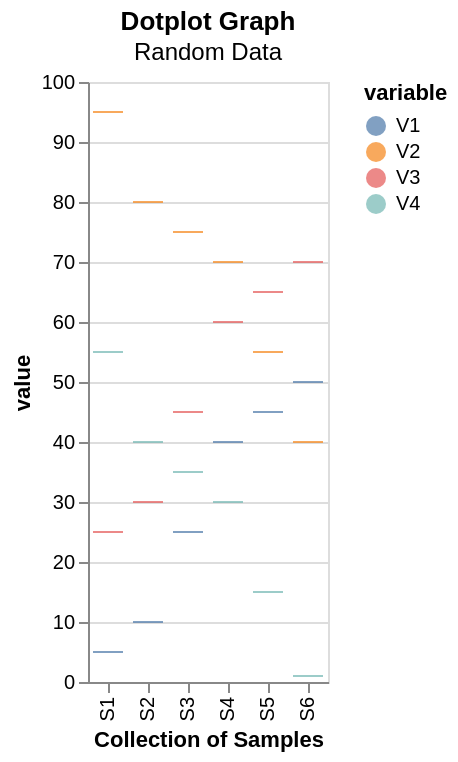

Here is the Vega-Lite specification saved for this chart:
### Vega-Lite specification from a JSON file in a GitHub repository (floating-point values rounded to 4 significant figures)
{"$schema": "https://vega.github.io/schema/vega-lite/v5.json", "mark": "tick", "title": {"text": "Dotplot Graph", "subtitle": "Random Data"}, "data": {"values": [{"sample": "S1", "variable": "V1", "value": 5, "Factor1": "Lev : 1", "Factor2": "Lev : A", "Factor3": "Lev : X", "Factor4": 5, "Factor5": 8, "Factor6": 10, "Annt1": "Desc : 1", "Annt2": "Desc : A", "Annt3": "Desc : X", "Annt4": 5, "Annt5": 8, "Annt6": 10}, {"sample": "S2", "variable": "V1", "value": 10, "Factor1": "Lev : 2", "Factor2": "Lev : B", "Factor3": "Lev : X", "Factor4": 10, "Factor5": 16, "Factor6": 20, "Annt1": "Desc : 1", "Annt2": "Desc : A", "Annt3": "Desc : X", "Annt4": 5, "Annt5": 8, "Annt6": 10}, {"sample": "S3", "variable": "V1", "value": 25, "Factor1": "Lev : 3", "Factor2": "Lev : A", "Factor3": "Lev : Y", "Factor4": 15, "Factor5": 24, "Factor6": 30, "Annt1": "Desc : 1", "Annt2": "Desc : A", "Annt3": "Desc : X", "Annt4": 5, "Annt5": 8, "Annt6": 10}, {"sample": "S4", "variable": "V1", "value": 40, "Factor1": "Lev : 1", "Factor2": "Lev : B", "Factor3": "Lev : Y", "Factor4": 20, "Factor5": 32, "Factor6": 40, "Annt1": "Desc : 1", "Annt2": "Desc : A", "Annt3": "Desc : X", "Annt4": 5, "Annt5": 8, "Annt6": 10}, {"sample": "S5", "variable": "V1", "value": 45, "Factor1": "Lev : 2", "Factor2": "Lev : A", "Factor3": "Lev : Z", "Factor4": 25, "Factor5": 40, "Factor6": 50, "Annt1": "Desc : 1", "Annt2": "Desc : A", "Annt3": "Desc : X", "Annt4": 5, "Annt5": 8, "Annt6": 10}, {"sample": "S6", "variable": "V1", "value": 50, "Factor1": "Lev : 3", "Factor2": "Lev : B", "Factor3": "Lev : Z", "Factor4": 30, "Factor5": 48, "Factor6": 60, "Annt1": "Desc : 1", "Annt2": "Desc : A", "Annt3": "Desc : X", "Annt4": 5, "Annt5": 8, "Annt6": 10}, {"sample": "S1", "variable": "V2", "value": 95, "Factor1": "Lev : 1", "Factor2": "Lev : A", "Factor3": "Lev : X", "Factor4": 5, "Factor5": 8, "Factor6": 10, "Annt1": "Desc : 2", "Annt2": "Desc : B", "Annt3": "Desc : X", "Annt4": 10, "Annt5": 16, "Annt6": 20}, {"sample": "S2", "variable": "V2", "value": 80, "Factor1": "Lev : 2", "Factor2": "Lev : B", "Factor3": "Lev : X", "Factor4": 10, "Factor5": 16, "Factor6": 20, "Annt1": "Desc : 2", "Annt2": "Desc : B", "Annt3": "Desc : X", "Annt4": 10, "Annt5": 16, "Annt6": 20}, {"sample": "S3", "variable": "V2", "value": 75, "Factor1": "Lev : 3", "Factor2": "Lev : A", "Factor3": "Lev : Y", "Factor4": 15, "Factor5": 24, "Factor6": 30, "Annt1": "Desc : 2", "Annt2": "Desc : B", "Annt3": "Desc : X", "Annt4": 10, "Annt5": 16, "Annt6": 20}, {"sample": "S4", "variable": "V2", "value": 70, "Factor1": "Lev : 1", "Factor2": "Lev : B", "Factor3": "Lev : Y", "Factor4": 20, "Factor5": 32, "Factor6": 40, "Annt1": "Desc : 2", "Annt2": "Desc : B", "Annt3": "Desc : X", "Annt4": 10, "Annt5": 16, "Annt6": 20}, {"sample": "S5", "variable": "V2", "value": 55, "Factor1": "Lev : 2", "Factor2": "Lev : A", "Factor3": "Lev : Z", "Factor4": 25, "Factor5": 40, "Factor6": 50, "Annt1": "Desc : 2", "Annt2": "Desc : B", "Annt3": "Desc : X", "Annt4": 10, "Annt5": 16, "Annt6": 20}, {"sample": "S6", "variable": "V2", "value": 40, "Factor1": "Lev : 3", "Factor2": "Lev : B", "Factor3": "Lev : Z", "Factor4": 30, "Factor5": 48, "Factor6": 60, "Annt1": "Desc : 2", "Annt2": "Desc : B", "Annt3": "Desc : X", "Annt4": 10, "Annt5": 16, "Annt6": 20}, {"sample": "S1", "variable": "V3", "value": 25, "Factor1": "Lev : 1", "Factor2": "Lev : A", "Factor3": "Lev : X", "Factor4": 5, "Factor5": 8, "Factor6": 10, "Annt1": "Desc : 3", "Annt2": "Desc : A", "Annt3": "Desc : Y", "Annt4": 15, "Annt5": 24, "Annt6": 30}, {"sample": "S2", "variable": "V3", "value": 30, "Factor1": "Lev : 2", "Factor2": "Lev : B", "Factor3": "Lev : X", "Factor4": 10, "Factor5": 16, "Factor6": 20, "Annt1": "Desc : 3", "Annt2": "Desc : A", "Annt3": "Desc : Y", "Annt4": 15, "Annt5": 24, "Annt6": 30}, {"sample": "S3", "variable": "V3", "value": 45, "Factor1": "Lev : 3", "Factor2": "Lev : A", "Factor3": "Lev : Y", "Factor4": 15, "Factor5": 24, "Factor6": 30, "Annt1": "Desc : 3", "Annt2": "Desc : A", "Annt3": "Desc : Y", "Annt4": 15, "Annt5": 24, "Annt6": 30}, {"sample": "S4", "variable": "V3", "value": 60, "Factor1": "Lev : 1", "Factor2": "Lev : B", "Factor3": "Lev : Y", "Factor4": 20, "Factor5": 32, "Factor6": 40, "Annt1": "Desc : 3", "Annt2": "Desc : A", "Annt3": "Desc : Y", "Annt4": 15, "Annt5": 24, "Annt6": 30}, {"sample": "S5", "variable": "V3", "value": 65, "Factor1": "Lev : 2", "Factor2": "Lev : A", "Factor3": "Lev : Z", "Factor4": 25, "Factor5": 40, "Factor6": 50, "Annt1": "Desc : 3", "Annt2": "Desc : A", "Annt3": "Desc : Y", "Annt4": 15, "Annt5": 24, "Annt6": 30}, {"sample": "S6", "variable": "V3", "value": 70, "Factor1": "Lev : 3", "Factor2": "Lev : B", "Factor3": "Lev : Z", "Factor4": 30, "Factor5": 48, "Factor6": 60, "Annt1": "Desc : 3", "Annt2": "Desc : A", "Annt3": "Desc : Y", "Annt4": 15, "Annt5": 24, "Annt6": 30}, {"sample": "S1", "variable": "V4", "value": 55, "Factor1": "Lev : 1", "Factor2": "Lev : A", "Factor3": "Lev : X", "Factor4": 5, "Factor5": 8, "Factor6": 10, "Annt1": "Desc : 4", "Annt2": "Desc : B", "Annt3": "Desc : Y", "Annt4": 20, "Annt5": 32, "Annt6": 40}, {"sample": "S2", "variable": "V4", "value": 40, "Factor1": "Lev : 2", "Factor2": "Lev : B", "Factor3": "Lev : X", "Factor4": 10, "Factor5": 16, "Factor6": 20, "Annt1": "Desc : 4", "Annt2": "Desc : B", "Annt3": "Desc : Y", "Annt4": 20, "Annt5": 32, "Annt6": 40}, {"sample": "S3", "variable": "V4", "value": 35, "Factor1": "Lev : 3", "Factor2": "Lev : A", "Factor3": "Lev : Y", "Factor4": 15, "Factor5": 24, "Factor6": 30, "Annt1": "Desc : 4", "Annt2": "Desc : B", "Annt3": "Desc : Y", "Annt4": 20, "Annt5": 32, "Annt6": 40}, {"sample": "S4", "variable": "V4", "value": 30, "Factor1": "Lev : 1", "Factor2": "Lev : B", "Factor3": "Lev : Y", "Factor4": 20, "Factor5": 32, "Factor6": 40, "Annt1": "Desc : 4", "Annt2": "Desc : B", "Annt3": "Desc : Y", "Annt4": 20, "Annt5": 32, "Annt6": 40}, {"sample": "S5", "variable": "V4", "value": 15, "Factor1": "Lev : 2", "Factor2": "Lev : A", "Factor3": "Lev : Z", "Factor4": 25, "Factor5": 40, "Factor6": 50, "Annt1": "Desc : 4", "Annt2": "Desc : B", "Annt3": "Desc : Y", "Annt4": 20, "Annt5": 32, "Annt6": 40}, {"sample": "S6", "variable": "V4", "value": 1, "Factor1": "Lev : 3", "Factor2": "Lev : B", "Factor3": "Lev : Z", "Factor4": 30, "Factor5": 48, "Factor6": 60, "Annt1": "Desc : 4", "Annt2": "Desc : B", "Annt3": "Desc : Y", "Annt4": 20, "Annt5": 32, "Annt6": 40}]}, "encoding": {"x": {"field": "sample", "type": "nominal", "title": "Collection of Samples", "sort": null}, "y": {"field": "value", "type": "quantitative"}, "color": {"field": "variable", "type": "nominal", "sort": null}}}
